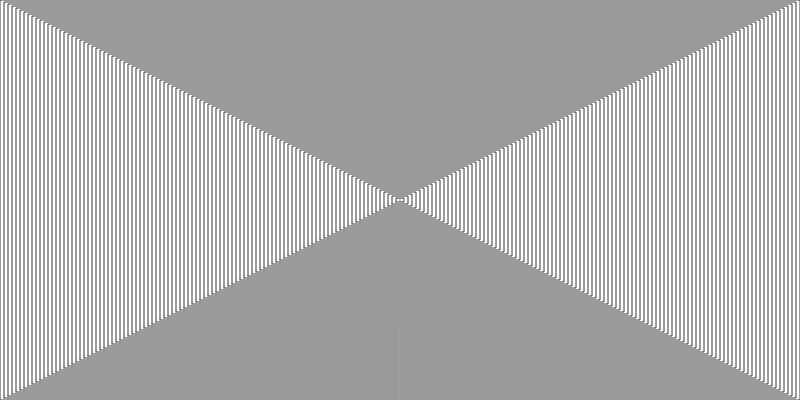
Frame 1 (no input)
Frame 60 (no input): identical to frame 1, image omitted
Frame 120 (the mouse pressed at the canvas centre since frame 60): identical to frame 1, image omitted

The p5.js sketch that drew this single still picture (run headless with seeded random() and noise() and a simulated clock; from frame 60 on, the mouse is pressed at the canvas centre):

// p5.js sketch
// ── sketch.js
//week 3 homework #2 by Patrick Moraitis

function setup() {
  createCanvas(800,400);

  noFill();
  strokeWeight(1);
  stroke(55);
  
  for(var i = 0; i<width; i+=2){
    beginShape();
    vertex((width/2)-(i*2), (height/2)+i);
    vertex((width/2)+(i*2), (height/2)+i);
    vertex((width/2)+(i*2), (height/2)-i);
    vertex((width/2)-(i*2), (height/2)-i);
    endShape(CLOSE);
  }
}

function draw() {
 
}
